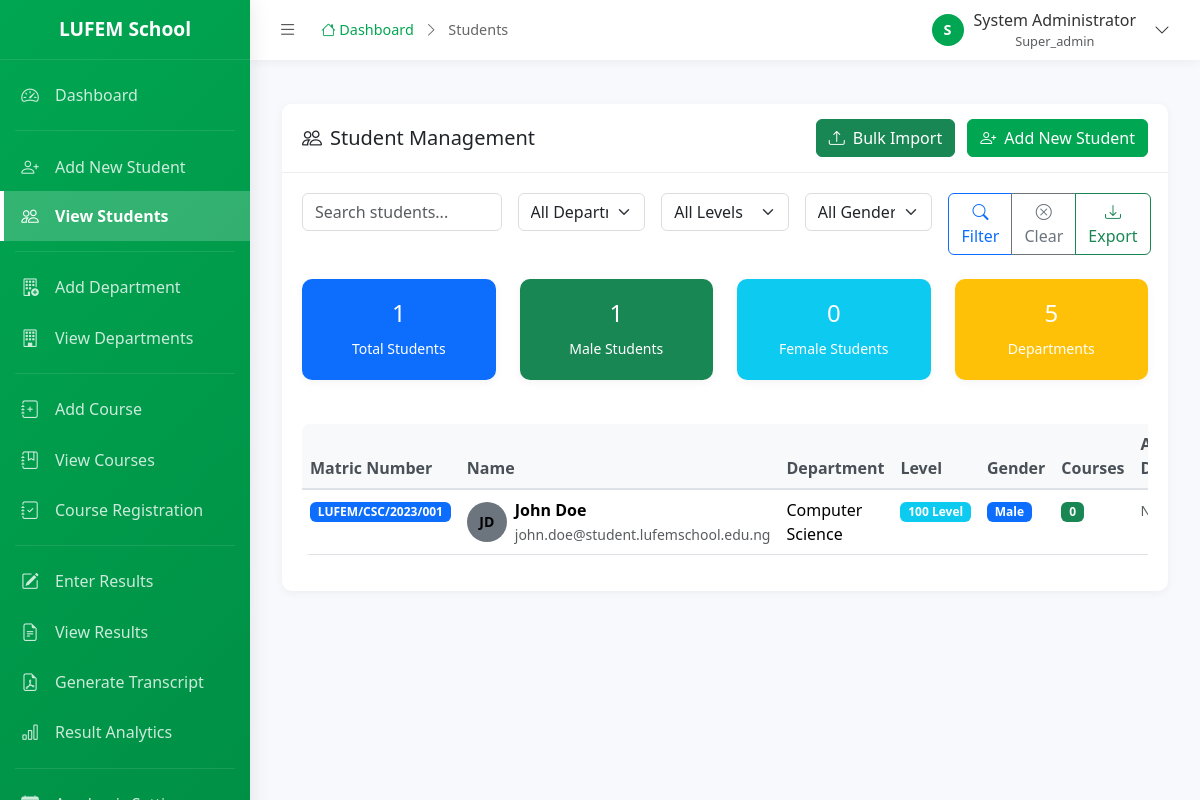
The app's page /admin/students/index.php (signed in) with its own data.
### tables this page shows
CREATE TABLE `institutions` (
  `institution_id` int(11) NOT NULL AUTO_INCREMENT,
  `institution_name` varchar(255) NOT NULL,
  `institution_code` varchar(20) NOT NULL,
  `address` text,
  `phone` varchar(20),
  `email` varchar(100),
  `website` varchar(100),
  `logo_path` varchar(255),
  `primary_color` varchar(7) DEFAULT '#00A651',
  `secondary_color` varchar(7) DEFAULT '#FFFFFF',
  `is_active` tinyint(1) DEFAULT 1,
  `created_at` timestamp NOT NULL DEFAULT CURRENT_TIMESTAMP,
  `updated_at` timestamp NOT NULL DEFAULT CURRENT_TIMESTAMP ON UPDATE CURRENT_TIMESTAMP,
  PRIMARY KEY (`institution_id`),
  UNIQUE KEY `institution_code` (`institution_code`)
);

CREATE TABLE `users` (
  `user_id` int(11) NOT NULL AUTO_INCREMENT,
  `institution_id` int(11) NOT NULL,
  `username` varchar(50) NOT NULL,
  `password` varchar(255) NOT NULL,
  `email` varchar(100),
  `full_name` varchar(255) NOT NULL,
  `role` enum('super_admin','admin','student') NOT NULL DEFAULT 'student',
  `is_active` tinyint(1) DEFAULT 1,
  `last_login` timestamp NULL DEFAULT NULL,
  `created_at` timestamp NOT NULL DEFAULT CURRENT_TIMESTAMP,
  `updated_at` timestamp NOT NULL DEFAULT CURRENT_TIMESTAMP ON UPDATE CURRENT_TIMESTAMP,
  PRIMARY KEY (`user_id`),
  UNIQUE KEY `username` (`username`),
  KEY `institution_id` (`institution_id`),
  FOREIGN KEY (`institution_id`) REFERENCES `institutions` (`institution_id`) ON DELETE CASCADE
);

CREATE TABLE `students` (
  `student_id` int(11) NOT NULL AUTO_INCREMENT,
  `institution_id` int(11) NOT NULL,
  `user_id` int(11),
  `matric_number` varchar(50) NOT NULL,
  `first_name` varchar(100) NOT NULL,
  `last_name` varchar(100) NOT NULL,
  `middle_name` varchar(100),
  `email` varchar(100),
  `phone` varchar(20),
  `date_of_birth` date,
  `gender` enum('Male','Female') NOT NULL,
  `address` text,
  `department_id` int(11) NOT NULL,
  `level_id` int(11) NOT NULL,
  `admission_session` varchar(20),
  `admission_date` date,
  `graduation_date` date,
  `status` enum('Active','Graduated','Suspended','Withdrawn') DEFAULT 'Active',
  `profile_picture` varchar(255),
  `created_at` timestamp NOT NULL DEFAULT CURRENT_TIMESTAMP,
  `updated_at` timestamp NOT NULL DEFAULT CURRENT_TIMESTAMP ON UPDATE CURRENT_TIMESTAMP,
  PRIMARY KEY (`student_id`),
  UNIQUE KEY `matric_number` (`matric_number`),
  KEY `institution_id` (`institution_id`),
  KEY `user_id` (`user_id`),
  KEY `department_id` (`department_id`),
  KEY `level_id` (`level_id`),
  FOREIGN KEY (`institution_id`) REFERENCES `institutions` (`institution_id`) ON DELETE CASCADE,
  FOREIGN KEY (`user_id`) REFERENCES `users` (`user_id`) ON DELETE SET NULL,
  FOREIGN KEY (`department_id`) REFERENCES `departments` (`department_id`) ON DELETE RESTRICT ON UPDATE CASCADE,
  FOREIGN KEY (`level_id`) REFERENCES `levels` (`level_id`) ON DELETE RESTRICT ON UPDATE CASCADE
);

CREATE TABLE `departments` (
  `department_id` int(11) NOT NULL AUTO_INCREMENT,
  `institution_id` int(11) NOT NULL,
  `department_name` varchar(255) NOT NULL,
  `department_code` varchar(20) NOT NULL,
  `hod_name` varchar(255),
  `description` text,
  `is_active` tinyint(1) DEFAULT 1,
  `created_at` timestamp NOT NULL DEFAULT CURRENT_TIMESTAMP,
  `updated_at` timestamp NOT NULL DEFAULT CURRENT_TIMESTAMP ON UPDATE CURRENT_TIMESTAMP,
  PRIMARY KEY (`department_id`),
  UNIQUE KEY `dept_code_institution` (`department_code`, `institution_id`),
  KEY `institution_id` (`institution_id`),
  FOREIGN KEY (`institution_id`) REFERENCES `institutions` (`institution_id`) ON DELETE CASCADE
);

CREATE TABLE `levels` (
  `level_id` int(11) NOT NULL AUTO_INCREMENT,
  `institution_id` int(11) NOT NULL,
  `level_name` varchar(50) NOT NULL,
  `level_order` int(11) NOT NULL,
  `description` text,
  `is_active` tinyint(1) DEFAULT 1,
  `created_at` timestamp NOT NULL DEFAULT CURRENT_TIMESTAMP,
  PRIMARY KEY (`level_id`),
  KEY `institution_id` (`institution_id`),
  FOREIGN KEY (`institution_id`) REFERENCES `institutions` (`institution_id`) ON DELETE CASCADE
);

### admin/students/index.php (the view, shortened to what the rows shown need)
<?php
$db = new Database();
$institution_id = get_institution_id();
$search = isset($_GET['search']) ? clean_input($_GET['search']) : '';
$department_filter = isset($_GET['department']) ? clean_input($_GET['department']) : '';
$level_filter = isset($_GET['level']) ? clean_input($_GET['level']) : '';
$gender_filter = isset($_GET['gender']) ? clean_input($_GET['gender']) : '';
$db->query("SELECT * FROM departments WHERE institution_id = :institution_id ORDER BY department_name");
$db->bind(':institution_id', $institution_id);
$db->query("SELECT * FROM levels WHERE institution_id = :institution_id ORDER BY level_name");
$db->bind(':institution_id', $institution_id);
$query = "SELECT s.*, d.department_name, l.level_name,
          (SELECT COUNT(*) FROM course_registrations cr WHERE cr.student_id = s.student_id) as course_count
          FROM students s
          JOIN departments d ON s.department_id = d.department_id
          JOIN levels l ON s.level_id = l.level_id
          WHERE s.institution_id = :institution_id";
$params = [':institution_id' => $institution_id];
$query .= " ORDER BY s.first_name ASC, s.last_name ASC";
$db->query($query);
foreach ($params as $param => $value) {
    $db->bind($param, $value);
}
$students = $db->resultSet();
include_once '../includes/header.php';
?>
<div class="container-fluid py-4">
    <div class="row">
        <div class="col-12">
            <div class="card">
                <div class="card-body">
                    <div class="row mb-4">
                        <div class="col-md-3">
                            <div class="card bg-success text-white">
                                <div class="card-body text-center">
                                    <h4><?php echo count(array_filter($students, function($s) { return $s['gender'] == 'Male'; })); ?></h4>
                                    <small>Male Students</small>
                                </div>
                            </div>
                        </div>
                        <div class="col-md-3">
                            <div class="card bg-info text-white">
                                <div class="card-body text-center">
                                    <h4><?php echo count(array_filter($students, function($s) { return $s['gender'] == 'Female'; })); ?></h4>
                                    <small>Female Students</small>
                                </div>
                            </div>
                        </div>
                    </div>
                    <div class="table-responsive">
                        <table class="table table-hover">
                            <thead class="table-light">
                                <tr>
                                    <th>Matric Number</th>
                                    <th>Name</th>
                                    <th>Department</th>
                                    <th>Level</th>
                                    <th>Gender</th>
                                    <th>Courses</th>
                                    <th>Admission Date</th>
                                </tr>
                            </thead>
                            <tbody>
                                <?php if (empty($students)): ?>
                                    <tr>
                                        <td colspan="8" class="text-center py-4">
                                            <div class="text-muted">
                                                <i class="bi bi-inbox display-4 d-block mb-2"></i>
                                                <?php if (!empty($search) || !empty($department_filter) || !empty($level_filter) || !empty($gender_filter)): ?>
                                                    No students found matching the selected filters
                                                <?php else: ?>
                                                    No students found. <a href="add.php">Add the first student</a>
                                                <?php endif; ?>
                                            </div>
                                        </td>
                                    </tr>
                                <?php else: ?>
                                    <?php foreach ($students as $student): ?>
                                        <tr>
                                            <td>
                                                <span class="badge bg-primary"><?php echo htmlspecialchars($student['matric_number']); ?></span>
                                            </td>
                                            <td>
                                                <div class="d-flex align-items-center">
                                                    <div class="avatar me-2">
                                                        <div class="avatar-initial bg-secondary rounded-circle">
                                                            <?php echo strtoupper(substr($student['first_name'], 0, 1) . substr($student['last_name'], 0, 1)); ?>
                                                        </div>
                                                    </div>
                                                    <div>
                                                        <strong><?php echo htmlspecialchars($student['first_name'] . ' ' . $student['last_name']); ?></strong>
                                                        <?php if (!empty($student['email'])): ?>
                                                            <br><small class="text-muted"><?php echo htmlspecialchars($student['email']); ?></small>
                                                        <?php endif; ?>
                                                    </div>
                                                </div>
                                            </td>
                                            <td><?php echo htmlspecialchars($student['department_name']); ?></td>
                                            <td>
                                                <span class="badge bg-info"><?php echo htmlspecialchars($student['level_name']); ?></span>
                                            </td>
                                            <td>
                                                <span class="badge bg-<?php echo ($student['gender'] == 'Male') ? 'primary' : (($student['gender'] == 'Female') ? 'danger' : 'secondary'); ?>">
                                                    <?php echo htmlspecialchars($student['gender']); ?>
                                                </span>
                                            </td>
                                            <td>
                                                <span class="badge bg-success"><?php echo $student['course_count']; ?></span>
                                            </td>
                                            <td>
                                                <small class="text-muted">
                                                    <?php echo $student['admission_date'] ? format_date($student['admission_date']) : 'Not Set'; ?>
                                                </small>
                                            </td>
                                        </tr>
                                    <?php endforeach; ?>
                                <?php endif; ?>
                            </tbody>
                        </table>
                    </div>
                </div>
            </div>
        </div>
    </div>
</div>
<?php include_once '../includes/footer.php'; ?>

### admin/includes/header.php (shortened to what the rows shown need)
<?php
$user_id = get_user_id();
$db = new Database();
$db->query("SELECT * FROM users WHERE user_id = :user_id");
$db->bind(':user_id', $user_id);
$user = $db->single();
$institution_id = get_institution_id();
$db->query("SELECT * FROM institutions WHERE institution_id = :institution_id");
$db->bind(':institution_id', $institution_id);
$institution = $db->single();
?>
<!DOCTYPE html>
<html lang="en">
<head>
    <link href="https://cdn.jsdelivr.net/npm/bootstrap@5.3.3/dist/css/bootstrap.min.css" rel="stylesheet">
    <link href="https://cdn.jsdelivr.net/npm/bootstrap-icons@1.11.1/font/bootstrap-icons.css" rel="stylesheet">
</head>
<body>
    <div id="sidebar-wrapper">
        <div class="sidebar-heading">
            <span class="school-name"><?php echo $institution['institution_name'] ?? 'LUFEM School'; ?></span>
        </div>
    </div>
    <div id="page-content-wrapper">
        <div class="topbar">
            <div class="user-dropdown">
                <button class="user-dropdown-toggle" id="userDropdownToggle">
                    <div class="user-avatar">
                        <?php echo strtoupper(substr($user['full_name'], 0, 1)); ?>
                    </div>
                    <div class="user-info d-none d-md-block">
                        <div class="user-name"><?php echo $user['full_name']; ?></div>
                        <div class="user-role text-muted" style="font-size: 0.8rem;"><?php echo ucfirst($user['role']); ?></div>
                    </div>
                    <i class="bi bi-chevron-down ms-2"></i>
                </button>
            </div>
        </div>
        <div class="main-content">

### records on screen
institutions: institution_name "LUFEM School"
users: full_name "S", full_name "System Administrator", role "Super_admin"
students: gender "1", gender "0", matric_number "LUFEM/CSC/2023/001", first_name+last_name "JD", first_name+last_name "John Doe", email "john.doe@student.lufemschool.edu.ng", department.department_name "Computer Science", level.level_name "100 Level", gender "Male", course_count "0", shows "Not Set"

### other values on screen
$breadcrumb "Students"
count($students) "1"
count($departments) "5"
